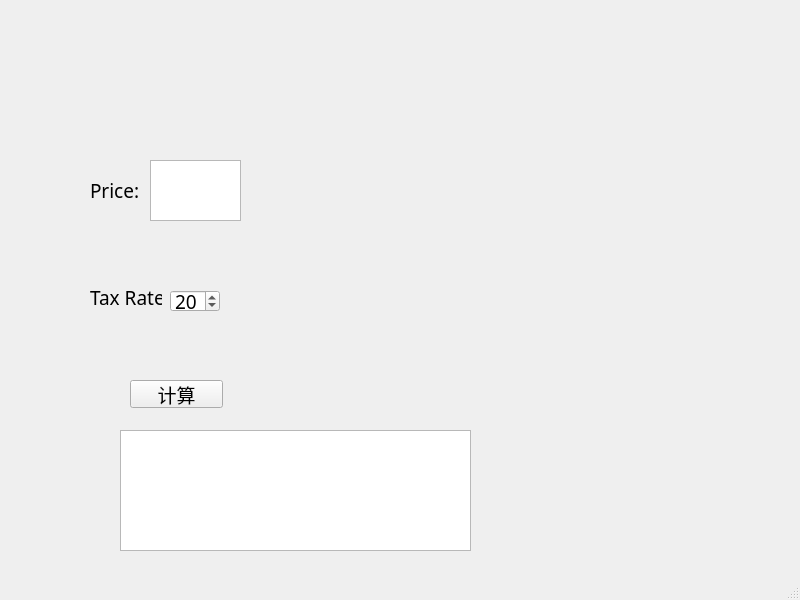
<?xml version="1.0" encoding="UTF-8"?>
<ui version="4.0">
 <class>MainWindow</class>
 <widget class="QMainWindow" name="MainWindow">
  <property name="geometry">
   <rect>
    <x>0</x>
    <y>0</y>
    <width>800</width>
    <height>600</height>
   </rect>
  </property>
  <property name="font">
   <font>
    <family>Algerian</family>
    <pointsize>14</pointsize>
   </font>
  </property>
  <property name="windowTitle">
   <string>MainWindow</string>
  </property>
  <widget class="QWidget" name="centralwidget">
   <widget class="QTextEdit" name="price_box">
    <property name="geometry">
     <rect>
      <x>150</x>
      <y>160</y>
      <width>91</width>
      <height>61</height>
     </rect>
    </property>
   </widget>
   <widget class="QLabel" name="label">
    <property name="geometry">
     <rect>
      <x>90</x>
      <y>170</y>
      <width>72</width>
      <height>41</height>
     </rect>
    </property>
    <property name="text">
     <string>Price:</string>
    </property>
   </widget>
   <widget class="QSpinBox" name="tax_rate">
    <property name="geometry">
     <rect>
      <x>170</x>
      <y>290</y>
      <width>50</width>
      <height>22</height>
     </rect>
    </property>
    <property name="value">
     <number>20</number>
    </property>
   </widget>
   <widget class="QLabel" name="label_2">
    <property name="geometry">
     <rect>
      <x>90</x>
      <y>290</y>
      <width>72</width>
      <height>15</height>
     </rect>
    </property>
    <property name="text">
     <string>Tax Rate:</string>
    </property>
   </widget>
   <widget class="QPushButton" name="calc_tax_button">
    <property name="geometry">
     <rect>
      <x>130</x>
      <y>380</y>
      <width>93</width>
      <height>28</height>
     </rect>
    </property>
    <property name="text">
     <string>计算</string>
    </property>
   </widget>
   <widget class="QTextEdit" name="results_window">
    <property name="geometry">
     <rect>
      <x>120</x>
      <y>430</y>
      <width>351</width>
      <height>121</height>
     </rect>
    </property>
    <property name="font">
     <font>
      <pointsize>12</pointsize>
     </font>
    </property>
    <property name="html">
     <string>&lt;!DOCTYPE HTML PUBLIC &quot;-//W3C//DTD HTML 4.0//EN&quot; &quot;http://www.w3.org/TR/REC-html40/strict.dtd&quot;&gt;
&lt;html&gt;&lt;head&gt;&lt;meta name=&quot;qrichtext&quot; content=&quot;1&quot; /&gt;&lt;style type=&quot;text/css&quot;&gt;
p, li { white-space: pre-wrap; }
&lt;/style&gt;&lt;/head&gt;&lt;body style=&quot; font-family:'Algerian'; font-size:12pt; font-weight:400; font-style:normal;&quot;&gt;
&lt;p style=&quot;-qt-paragraph-type:empty; margin-top:0px; margin-bottom:0px; margin-left:0px; margin-right:0px; -qt-block-indent:0; text-indent:0px; font-family:'SimSun'; font-size:55pt;&quot;&gt;&lt;br /&gt;&lt;/p&gt;&lt;/body&gt;&lt;/html&gt;</string>
    </property>
   </widget>
  </widget>
  <widget class="QMenuBar" name="menubar">
   <property name="geometry">
    <rect>
     <x>0</x>
     <y>0</y>
     <width>800</width>
     <height>31</height>
    </rect>
   </property>
  </widget>
  <widget class="QStatusBar" name="statusbar"/>
 </widget>
 <resources/>
 <connections/>
</ui>
